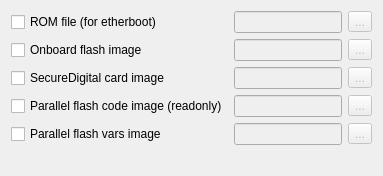
              <widget class="QWidget" name="Tab_Optional_Images">
               <attribute name="icon">
                <iconset resource="../resources/icons.qrc">
                 <normaloff>:/media-flash.png</normaloff>:/media-flash.png</iconset>
               </attribute>
               <attribute name="title">
                <string>Special Images</string>
               </attribute>
               <layout class="QGridLayout" name="gridLayout_11">
                <item row="0" column="0">
                 <layout class="QGridLayout" name="gridLayout_6">
                  <item row="1" column="0">
                   <widget class="QCheckBox" name="CH_MTDBlock">
                    <property name="text">
                     <string>Onboard flash image</string>
                    </property>
                   </widget>
                  </item>
                  <item row="1" column="2">
                   <widget class="QToolButton" name="TB_MTDBlock_File_Browse">
                    <property name="enabled">
                     <bool>false</bool>
                    </property>
                    <property name="text">
                     <string>...</string>
                    </property>
                    <property name="icon">
                     <iconset resource="../resources/icons.qrc">
                      <normaloff>:/open-file.png</normaloff>:/open-file.png</iconset>
                    </property>
                   </widget>
                  </item>
                  <item row="2" column="0">
                   <widget class="QCheckBox" name="CH_SD_Image">
                    <property name="text">
                     <string>SecureDigital card image</string>
                    </property>
                   </widget>
                  </item>
                  <item row="2" column="2">
                   <widget class="QToolButton" name="TB_SD_Image_File_Browse">
                    <property name="enabled">
                     <bool>false</bool>
                    </property>
                    <property name="text">
                     <string>...</string>
                    </property>
                    <property name="icon">
                     <iconset resource="../resources/icons.qrc">
                      <normaloff>:/open-file.png</normaloff>:/open-file.png</iconset>
                    </property>
                   </widget>
                  </item>
                  <item row="4" column="0">
                   <widget class="QCheckBox" name="CH_PFlash">
                    <property name="text">
                    <string>Parallel flash vars image</string>
                    </property>
                   </widget>
                  </item>
                  <item row="4" column="1">
                   <widget class="QLineEdit" name="Edit_PFlash_File">
                    <property name="enabled">
                     <bool>false</bool>
                    </property>
                   </widget>
                  </item>
                  <item row="4" column="2">
                   <widget class="QToolButton" name="TB_PFlash_File_Browse">
                    <property name="enabled">
                     <bool>false</bool>
                    </property>
                    <property name="text">
                     <string>...</string>
                    </property>
                    <property name="icon">
                     <iconset resource="../resources/icons.qrc">
                      <normaloff>:/open-file.png</normaloff>:/open-file.png</iconset>
                    </property>
                   </widget>
                  </item>
                  <item row="3" column="0">
                   <widget class="QCheckBox" name="CH_PFlash_Code">
                    <property name="text">
                     <string>Parallel flash code image (readonly)</string>
                    </property>
                   </widget>
                  </item>
                  <item row="3" column="1">
                   <widget class="QLineEdit" name="Edit_PFlash_Code_File">
                    <property name="enabled">
                     <bool>false</bool>
                    </property>
                   </widget>
                  </item>
                  <item row="3" column="2">
                   <widget class="QToolButton" name="TB_PFlash_Code_File_Browse">
                    <property name="enabled">
                     <bool>false</bool>
                    </property>
                    <property name="text">
                     <string>...</string>
                    </property>
                    <property name="icon">
                     <iconset resource="../resources/icons.qrc">
                      <normaloff>:/open-file.png</normaloff>:/open-file.png</iconset>
                    </property>
                   </widget>
                  </item>
                  <item row="0" column="1">
                   <widget class="QLineEdit" name="Edit_ROM_File">
                    <property name="enabled">
                     <bool>false</bool>
                    </property>
                   </widget>
                  </item>
                  <item row="2" column="1">
                   <widget class="QLineEdit" name="Edit_SD_Image_File">
                    <property name="enabled">
                     <bool>false</bool>
                    </property>
                   </widget>
                  </item>
                  <item row="0" column="0">
                   <widget class="QCheckBox" name="CH_ROM_File">
                    <property name="text">
                     <string>ROM file (for etherboot)</string>
                    </property>
                   </widget>
                  </item>
                  <item row="1" column="1">
                   <widget class="QLineEdit" name="Edit_MTDBlock_File">
                    <property name="enabled">
                     <bool>false</bool>
                    </property>
                   </widget>
                  </item>
                  <item row="0" column="2">
                   <widget class="QToolButton" name="TB_ROM_File_Browse">
                    <property name="enabled">
                     <bool>false</bool>
                    </property>
                    <property name="text">
                     <string>...</string>
                    </property>
                    <property name="icon">
                     <iconset resource="../resources/icons.qrc">
                      <normaloff>:/open-file.png</normaloff>:/open-file.png</iconset>
                    </property>
                   </widget>
                  </item>
                 </layout>
                </item>
                <item row="1" column="0">
                 <spacer>
                  <property name="orientation">
                   <enum>Qt::Vertical</enum>
                  </property>
                  <property name="sizeHint" stdset="0">
                   <size>
                    <width>20</width>
                    <height>20</height>
                   </size>
                  </property>
                 </spacer>
                </item>
               </layout>
              </widget>
